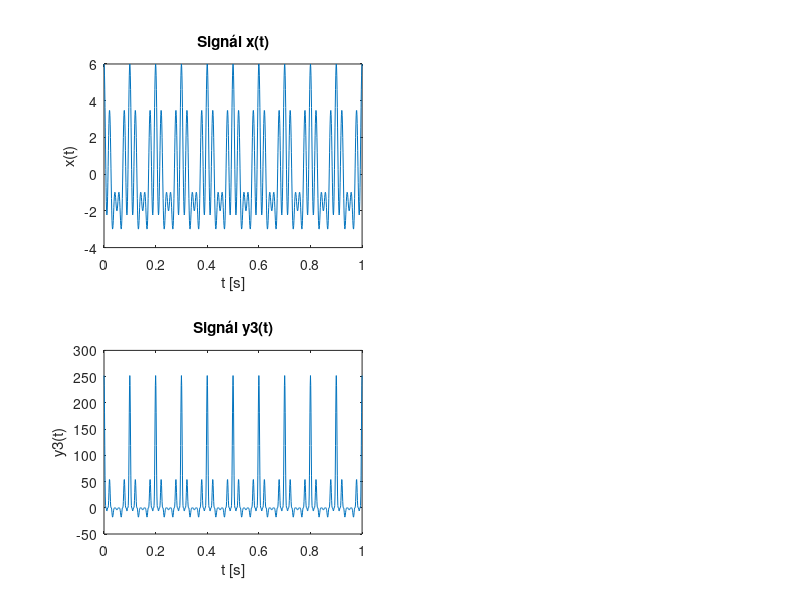

Here is the MATLAB script that generated this plot: (Note: this script raises an error after producing the figure.)
C=2;
f1=10;
f2=40;
f3=50;
t = 0:0.001:1;

x1 = C*cos(2*pi*f1*t);
x2 = C*cos(2*pi*f1*t) + C*cos(2*pi*f2*t);
x = C*cos(2*pi*f1*t) + C*cos(2*pi*f2*t)+ C*cos(2*pi*f3*t);

y1_1 = 2*x1.^2;
y2_1 = x1.^3;
y3_1 = x1.^2 + x1.^3;

y1_2 = 2*x2.^2;
y2_2 = x2.^3;
y3_2 = x2.^2 + x2.^3;

y1 = 2*x.^2;
y2 = x.^3;
y3 = x.^2 + x.^3;

figure(1)
subplot(2,2,1);
plot(t,x);
title('Signál x(t)');
xlabel('t [s]');
ylabel('x(t)');

subplot(2,2,3);
plot(t,y3);
title('Signál y3(t)');
xlabel('t [s]');
ylabel('y3(t)');

f = (0:N-1)*(500/N);
N = length(x)/2;

spekt_x = abs(fft(x))/N;
spekt_x1 = abs(fft(x1))/N;
spekt_x2 = abs(fft(x2))/N;

spekt_y1 = abs(fft(y1))/N;
spekt_y2 = abs(fft(y2))/N;
spekt_y3 = abs(fft(y3))/N;

spekt_y1_1 = abs(fft(y1_1))/N;
spekt_y2_1 = abs(fft(y2_1))/N;
spekt_y3_1 = abs(fft(y3_1))/N;

spekt_y1_2 = abs(fft(y1_2))/N;
spekt_y2_2 = abs(fft(y2_2))/N;
spekt_y3_2 = abs(fft(y3_2))/N;

subplot(2,2,2);
stem(f(1:floor(N/2)), spekt_x(1:floor(N/2)));
title('Spektrum signálu x(t)');
xlabel('f [Hz]');
ylabel('amplituda x');

subplot(2,2,4);
stem(f(1:floor(N/2)), spekt_y3(1:floor(N/2)));
title('Spektrum signálu y3(t)');
xlabel('f [Hz]');
ylabel('amplituda y3');

figure(2)
subplot(3,3,1);
stem(f(1:floor(N/2)), spekt_y1_1(1:floor(N/2)));
ylabel('y = 2*x^2');
subplot(3,3,2);
stem(f(1:floor(N/2)), spekt_y2_1(1:floor(N/2)));
title('1 zložka');
subplot(3,3,3);
stem(f(1:floor(N/2)), spekt_y3_1(1:floor(N/2)));

subplot(3,3,4);
stem(f(1:floor(N/2)), spekt_y1_2(1:floor(N/2)));
ylabel('y = x^3');
subplot(3,3,5);
stem(f(1:floor(N/2)), spekt_y2_2(1:floor(N/2)));
title('2 zložky');
subplot(3,3,6);
stem(f(1:floor(N/2)), spekt_y3_2(1:floor(N/2)));

subplot(3,3,7);
stem(f(1:floor(N/2)), spekt_y1(1:floor(N/2)));
ylabel('y= x^2 + x^3');
subplot(3,3,8);
stem(f(1:floor(N/2)), spekt_y2(1:floor(N/2)));
title('3 zložky');
subplot(3,3,9);
stem(f(1:floor(N/2)), spekt_y3(1:floor(N/2)));
